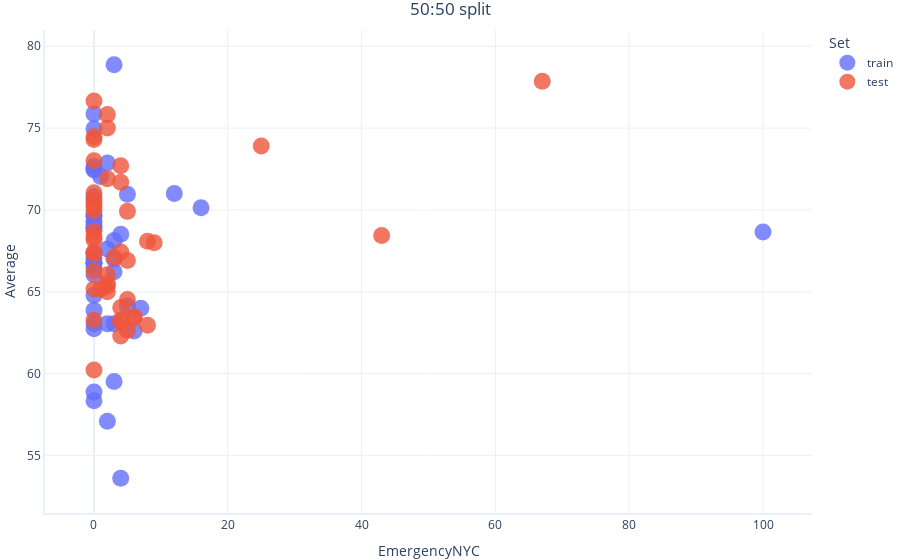
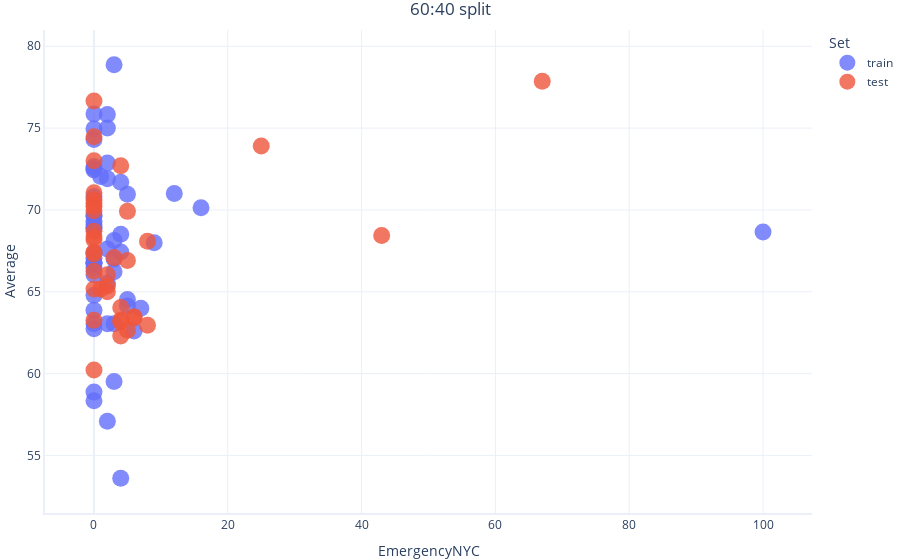
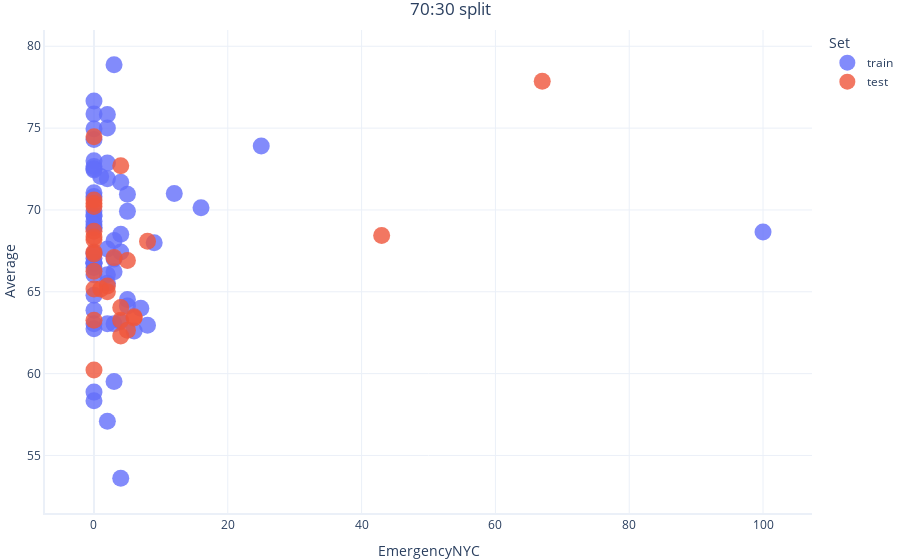
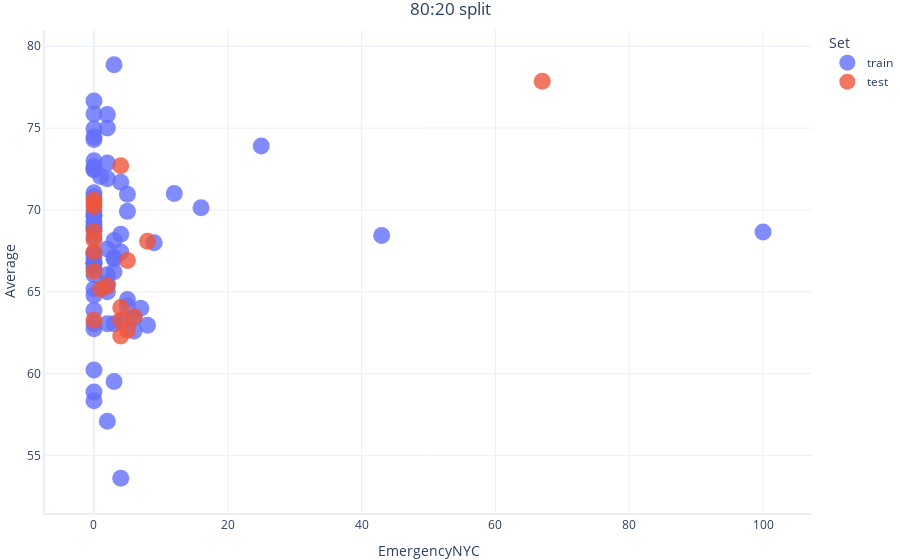

The code cell stored with these charts, in order, in its notebook:
### Code cell
# Split Dataset using different ratios 50:50, 60:40, 70:30, 80:20
train_5050, test_5050 = train_test_split(data, test_size=0.5, random_state=2)
train_6040, test_6040 = train_test_split(data, test_size=0.4, random_state=2)
train_7030, test_7030 = train_test_split(data, test_size=0.3, random_state=2)
train_8020, test_8020 = train_test_split(data, test_size=0.2, random_state=2)

# Add a column to each set to identify if a datapoint belongs to "train" or "test"
train_5050, test_5050 = train_5050.assign(Set="train"), test_5050.assign(Set="test")
train_6040, test_6040 = train_6040.assign(Set="train"), test_6040.assign(Set="test")
train_7030, test_7030 = train_7030.assign(Set="train"), test_7030.assign(Set="test")
train_8020, test_8020 = train_8020.assign(Set="train"), test_8020.assign(Set="test")

# Concatenate the "train" and "test" sets for each split so we can plot them on the same chart
df_5050 = pd.concat([train_5050, test_5050], axis=0)
df_6040 = pd.concat([train_6040, test_6040], axis=0)
df_7030 = pd.concat([train_7030, test_7030], axis=0)
df_8020 = pd.concat([train_8020, test_8020], axis=0)

# Plot each distribution for comparison
graphing.scatter_2D(df_5050, "EmergencyNYC", "Average", title="50:50 split", label_colour="Set", show=True)
graphing.scatter_2D(df_6040, "EmergencyNYC", "Average", title="60:40 split", label_colour="Set", show=True)
graphing.scatter_2D(df_7030, "EmergencyNYC", "Average", title="70:30 split", label_colour="Set", show=True)
graphing.scatter_2D(df_8020, "EmergencyNYC", "Average", title="80:20 split", label_colour="Set")

### Figure 1 — Plotly figure (JSON) as saved in the notebook; plotly's stock layout.template omitted (floating-point values rounded to 4 significant figures)
{"data": [{"hovertemplate": "Set=train<br>EmergencyNYC=%{x}<br>Average=%{y}<extra></extra>", "legendgroup": "train", "marker": {"color": "#636efa", "size": 17, "symbol": "circle"}, "mode": "markers", "name": "train", "orientation": "v", "showlegend": true, "type": "scatter", "x": [0, 6, 0, 0, 2, 0, 0, 0, 12, 0, 0, 0, 1, 3, 0, 0, 7, 0, 0, 0, 0, 0, 4, 0, 3, 4, 100, 3, 0, 0, 5, 2, 0, 0, 0, 3, 2, 16, 0, 0, 3, 3, 0, 5, 2], "xaxis": "x", "y": [63.04, 62.61, 75.87, 58.35, 57.09, 62.74, 66.48, 68.91, 71, 68.91, 66.78, 69.61, 72.04, 66.22, 69.7, 72.65, 64, 64.78, 69.3, 67.04, 72.52, 72.43, 68.52, 66.74, 78.87, 53.61, 68.65, 63.04, 70.83, 58.87, 70.96, 67.61, 63.87, 69.09, 74.96, 67, 72.87, 70.13, 66.04, 67.35, 59.52, 68.13, 66.74, 64.13, 63.04], "yaxis": "y"}, {"hovertemplate": "Set=test<br>EmergencyNYC=%{x}<br>Average=%{y}<extra></extra>", "legendgroup": "test", "marker": {"color": "#EF553B", "size": 17, "symbol": "circle"}, "mode": "markers", "name": "test", "orientation": "v", "showlegend": true, "type": "scatter", "x": [0, 4, 2, 0, 4, 6, 5, 5, 0, 0, 0, 0, 0, 4, 67, 8, 0, 4, 1, 6, 3, 2, 43, 0, 0, 0, 0, 0, 5, 4, 2, 0, 0, 25, 0, 0, 8, 2, 4, 0, 4, 2, 5, 2, 2, 9], "xaxis": "x", "y": [68.7, 62.3, 65.35, 70.61, 63.26, 63.48, 62.65, 66.91, 68.17, 66.26, 67.43, 70.22, 70.39, 64.04, 77.87, 68.09, 63.26, 72.7, 65.17, 63.39, 67.09, 65, 68.43, 67.3, 74.48, 60.22, 68.35, 65.17, 69.91, 63.17, 66.04, 71.04, 69.96, 73.91, 73, 76.65, 62.96, 65.52, 71.7, 74.3, 67.43, 71.91, 64.52, 75, 75.83, 68], "yaxis": "y"}], "layout": {"legend": {"title": {"text": "Set"}, "tracegroupgap": 0}, "title": {"text": "50:50 split"}, "xaxis": {"anchor": "y", "domain": [0, 1], "title": {"text": "EmergencyNYC"}}, "yaxis": {"anchor": "x", "domain": [0, 1], "title": {"text": "Average"}}}}

### Figure 2 — Plotly figure (JSON) as saved in the notebook; plotly's stock layout.template omitted (floating-point values rounded to 4 significant figures)
{"data": [{"hovertemplate": "Set=train<br>EmergencyNYC=%{x}<br>Average=%{y}<extra></extra>", "legendgroup": "train", "marker": {"color": "#636efa", "size": 17, "symbol": "circle"}, "mode": "markers", "name": "train", "orientation": "v", "showlegend": true, "type": "scatter", "x": [2, 4, 0, 4, 2, 5, 2, 2, 9, 0, 6, 0, 0, 2, 0, 0, 0, 12, 0, 0, 0, 1, 3, 0, 0, 7, 0, 0, 0, 0, 0, 4, 0, 3, 4, 100, 3, 0, 0, 5, 2, 0, 0, 0, 3, 2, 16, 0, 0, 3, 3, 0, 5, 2], "xaxis": "x", "y": [65.52, 71.7, 74.3, 67.43, 71.91, 64.52, 75, 75.83, 68, 63.04, 62.61, 75.87, 58.35, 57.09, 62.74, 66.48, 68.91, 71, 68.91, 66.78, 69.61, 72.04, 66.22, 69.7, 72.65, 64, 64.78, 69.3, 67.04, 72.52, 72.43, 68.52, 66.74, 78.87, 53.61, 68.65, 63.04, 70.83, 58.87, 70.96, 67.61, 63.87, 69.09, 74.96, 67, 72.87, 70.13, 66.04, 67.35, 59.52, 68.13, 66.74, 64.13, 63.04], "yaxis": "y"}, {"hovertemplate": "Set=test<br>EmergencyNYC=%{x}<br>Average=%{y}<extra></extra>", "legendgroup": "test", "marker": {"color": "#EF553B", "size": 17, "symbol": "circle"}, "mode": "markers", "name": "test", "orientation": "v", "showlegend": true, "type": "scatter", "x": [0, 4, 2, 0, 4, 6, 5, 5, 0, 0, 0, 0, 0, 4, 67, 8, 0, 4, 1, 6, 3, 2, 43, 0, 0, 0, 0, 0, 5, 4, 2, 0, 0, 25, 0, 0, 8], "xaxis": "x", "y": [68.7, 62.3, 65.35, 70.61, 63.26, 63.48, 62.65, 66.91, 68.17, 66.26, 67.43, 70.22, 70.39, 64.04, 77.87, 68.09, 63.26, 72.7, 65.17, 63.39, 67.09, 65, 68.43, 67.3, 74.48, 60.22, 68.35, 65.17, 69.91, 63.17, 66.04, 71.04, 69.96, 73.91, 73, 76.65, 62.96], "yaxis": "y"}], "layout": {"legend": {"title": {"text": "Set"}, "tracegroupgap": 0}, "title": {"text": "60:40 split"}, "xaxis": {"anchor": "y", "domain": [0, 1], "title": {"text": "EmergencyNYC"}}, "yaxis": {"anchor": "x", "domain": [0, 1], "title": {"text": "Average"}}}}

### Figure 3 — Plotly figure (JSON) as saved in the notebook; plotly's stock layout.template omitted (floating-point values rounded to 4 significant figures)
{"data": [{"hovertemplate": "Set=train<br>EmergencyNYC=%{x}<br>Average=%{y}<extra></extra>", "legendgroup": "train", "marker": {"color": "#636efa", "size": 17, "symbol": "circle"}, "mode": "markers", "name": "train", "orientation": "v", "showlegend": true, "type": "scatter", "x": [5, 4, 2, 0, 0, 25, 0, 0, 8, 2, 4, 0, 4, 2, 5, 2, 2, 9, 0, 6, 0, 0, 2, 0, 0, 0, 12, 0, 0, 0, 1, 3, 0, 0, 7, 0, 0, 0, 0, 0, 4, 0, 3, 4, 100, 3, 0, 0, 5, 2, 0, 0, 0, 3, 2, 16, 0, 0, 3, 3, 0, 5, 2], "xaxis": "x", "y": [69.91, 63.17, 66.04, 71.04, 69.96, 73.91, 73, 76.65, 62.96, 65.52, 71.7, 74.3, 67.43, 71.91, 64.52, 75, 75.83, 68, 63.04, 62.61, 75.87, 58.35, 57.09, 62.74, 66.48, 68.91, 71, 68.91, 66.78, 69.61, 72.04, 66.22, 69.7, 72.65, 64, 64.78, 69.3, 67.04, 72.52, 72.43, 68.52, 66.74, 78.87, 53.61, 68.65, 63.04, 70.83, 58.87, 70.96, 67.61, 63.87, 69.09, 74.96, 67, 72.87, 70.13, 66.04, 67.35, 59.52, 68.13, 66.74, 64.13, 63.04], "yaxis": "y"}, {"hovertemplate": "Set=test<br>EmergencyNYC=%{x}<br>Average=%{y}<extra></extra>", "legendgroup": "test", "marker": {"color": "#EF553B", "size": 17, "symbol": "circle"}, "mode": "markers", "name": "test", "orientation": "v", "showlegend": true, "type": "scatter", "x": [0, 4, 2, 0, 4, 6, 5, 5, 0, 0, 0, 0, 0, 4, 67, 8, 0, 4, 1, 6, 3, 2, 43, 0, 0, 0, 0, 0], "xaxis": "x", "y": [68.7, 62.3, 65.35, 70.61, 63.26, 63.48, 62.65, 66.91, 68.17, 66.26, 67.43, 70.22, 70.39, 64.04, 77.87, 68.09, 63.26, 72.7, 65.17, 63.39, 67.09, 65, 68.43, 67.3, 74.48, 60.22, 68.35, 65.17], "yaxis": "y"}], "layout": {"legend": {"title": {"text": "Set"}, "tracegroupgap": 0}, "title": {"text": "70:30 split"}, "xaxis": {"anchor": "y", "domain": [0, 1], "title": {"text": "EmergencyNYC"}}, "yaxis": {"anchor": "x", "domain": [0, 1], "title": {"text": "Average"}}}}

### Figure 4 — Plotly figure (JSON) as saved in the notebook; plotly's stock layout.template omitted (floating-point values rounded to 4 significant figures)
{"data": [{"hovertemplate": "Set=train<br>EmergencyNYC=%{x}<br>Average=%{y}<extra></extra>", "legendgroup": "train", "marker": {"color": "#636efa", "size": 17, "symbol": "circle"}, "mode": "markers", "name": "train", "orientation": "v", "showlegend": true, "type": "scatter", "x": [6, 3, 2, 43, 0, 0, 0, 0, 0, 5, 4, 2, 0, 0, 25, 0, 0, 8, 2, 4, 0, 4, 2, 5, 2, 2, 9, 0, 6, 0, 0, 2, 0, 0, 0, 12, 0, 0, 0, 1, 3, 0, 0, 7, 0, 0, 0, 0, 0, 4, 0, 3, 4, 100, 3, 0, 0, 5, 2, 0, 0, 0, 3, 2, 16, 0, 0, 3, 3, 0, 5, 2], "xaxis": "x", "y": [63.39, 67.09, 65, 68.43, 67.3, 74.48, 60.22, 68.35, 65.17, 69.91, 63.17, 66.04, 71.04, 69.96, 73.91, 73, 76.65, 62.96, 65.52, 71.7, 74.3, 67.43, 71.91, 64.52, 75, 75.83, 68, 63.04, 62.61, 75.87, 58.35, 57.09, 62.74, 66.48, 68.91, 71, 68.91, 66.78, 69.61, 72.04, 66.22, 69.7, 72.65, 64, 64.78, 69.3, 67.04, 72.52, 72.43, 68.52, 66.74, 78.87, 53.61, 68.65, 63.04, 70.83, 58.87, 70.96, 67.61, 63.87, 69.09, 74.96, 67, 72.87, 70.13, 66.04, 67.35, 59.52, 68.13, 66.74, 64.13, 63.04], "yaxis": "y"}, {"hovertemplate": "Set=test<br>EmergencyNYC=%{x}<br>Average=%{y}<extra></extra>", "legendgroup": "test", "marker": {"color": "#EF553B", "size": 17, "symbol": "circle"}, "mode": "markers", "name": "test", "orientation": "v", "showlegend": true, "type": "scatter", "x": [0, 4, 2, 0, 4, 6, 5, 5, 0, 0, 0, 0, 0, 4, 67, 8, 0, 4, 1], "xaxis": "x", "y": [68.7, 62.3, 65.35, 70.61, 63.26, 63.48, 62.65, 66.91, 68.17, 66.26, 67.43, 70.22, 70.39, 64.04, 77.87, 68.09, 63.26, 72.7, 65.17], "yaxis": "y"}], "layout": {"legend": {"title": {"text": "Set"}, "tracegroupgap": 0}, "title": {"text": "80:20 split"}, "xaxis": {"anchor": "y", "domain": [0, 1], "title": {"text": "EmergencyNYC"}}, "yaxis": {"anchor": "x", "domain": [0, 1], "title": {"text": "Average"}}}}
